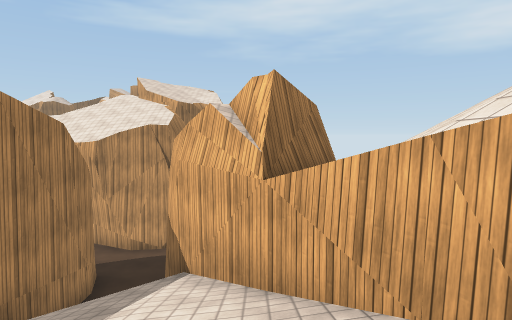
[1] (above)

23 first-person views from a walk through a 3-D level made in the Unity game engine. The camera is 1.3 m above the floor, tilts 4° down and sees 75° across. The floor is counted in squares, 2 m on a side. Each view is taken from the middle of a square. On the plan, view 1 faces up. The plan holds only what a view shows up to about 10 squares ahead; the rest is blank. The place goes on beyond the plan. The player is left out. Some surface patterns are stand-ins.

[2]
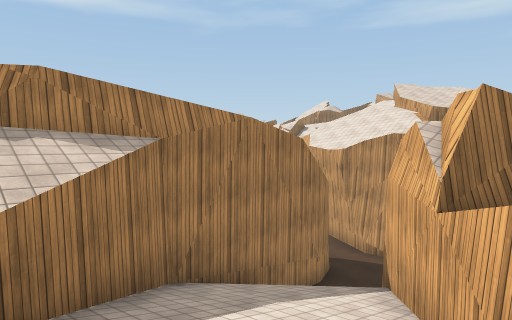

[3]
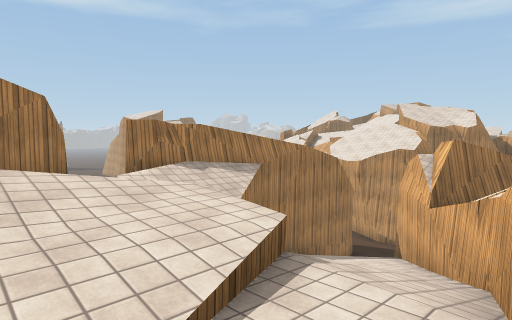

[4]
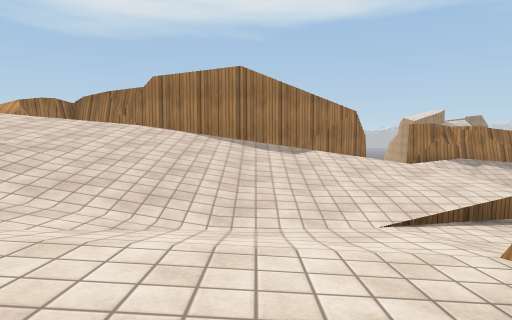

[5]
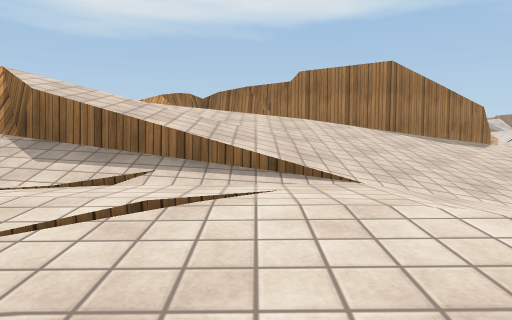

[6]
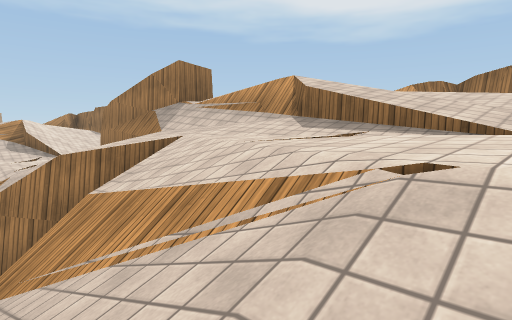

[7]
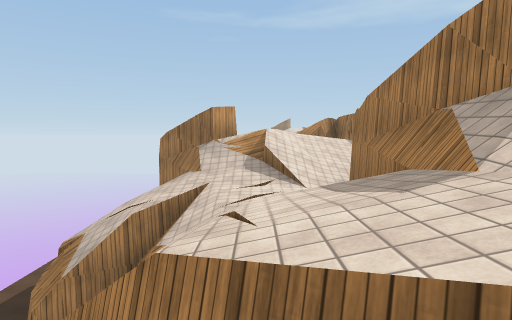

[8]
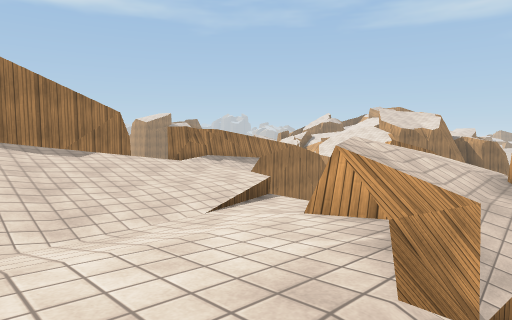

[9]
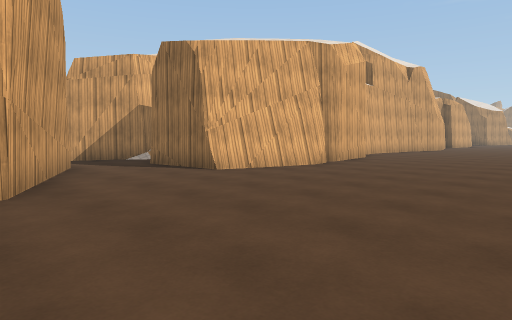

[10]
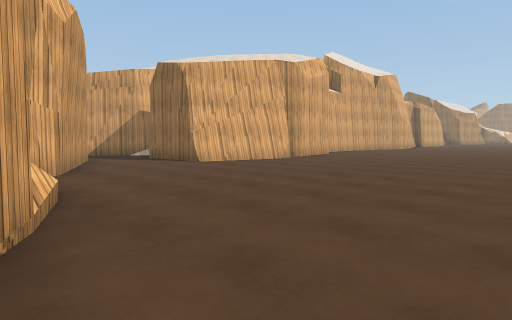

[11]
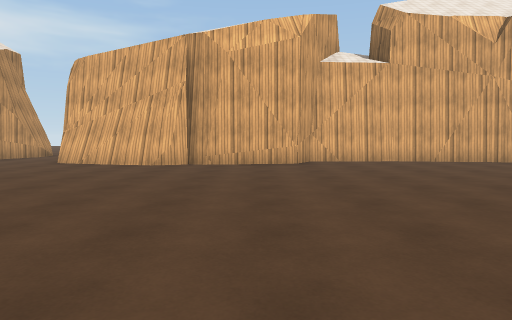

[12]
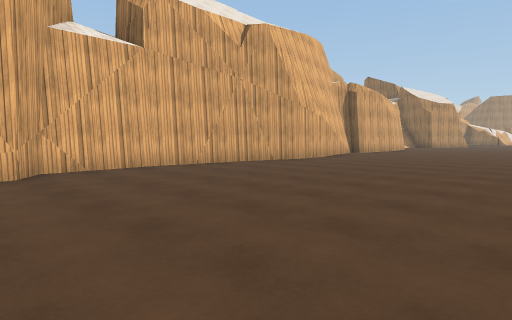

[13]
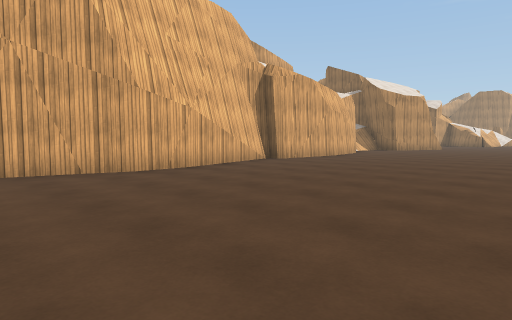

[14]
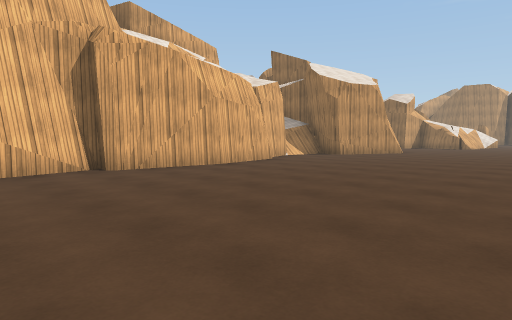

[15]
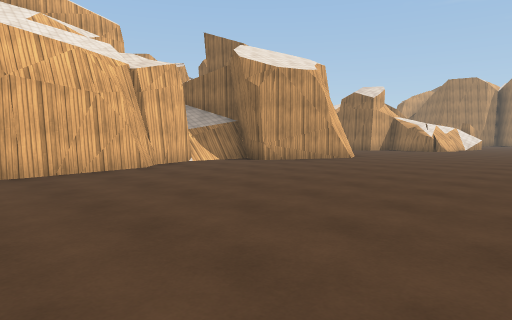

[16]
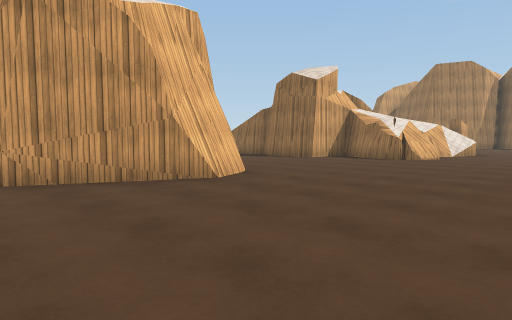

[17]
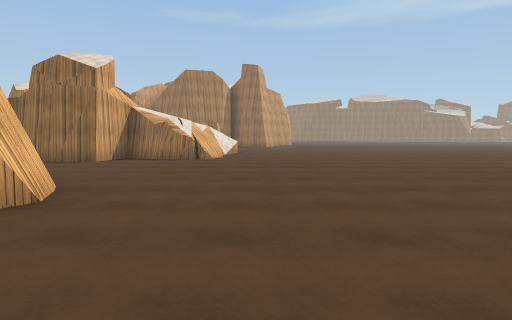

[18]
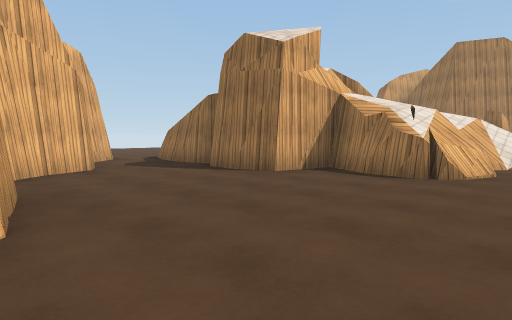

[19]
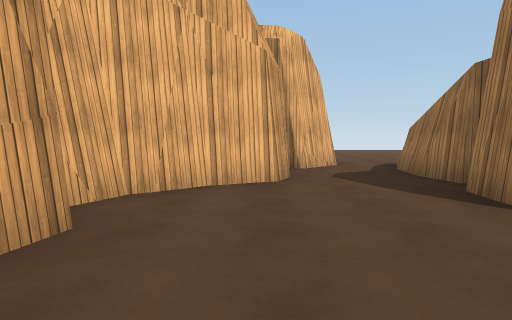

[20]
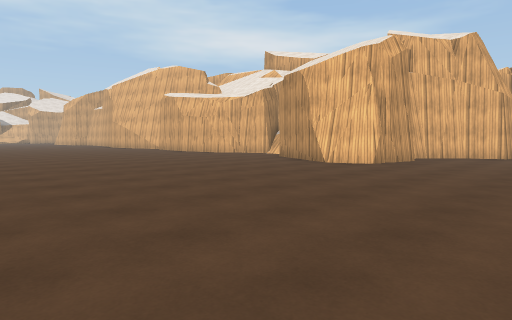

[21]
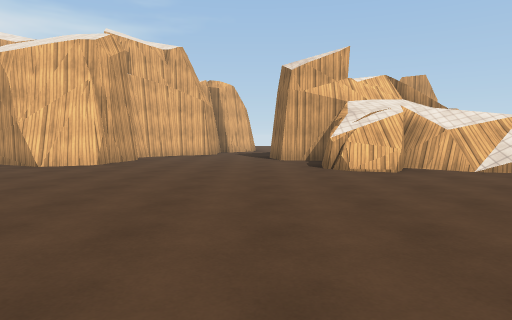

[22]
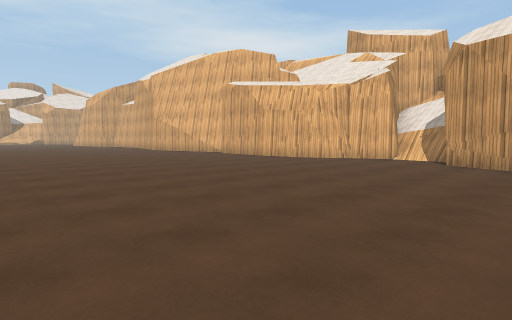

[23]
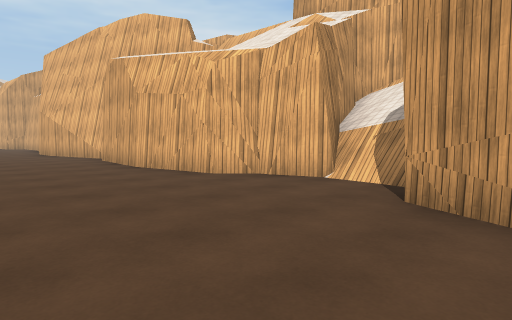

### Floor plan
Key: @ floor where view 1 was taken; # wall or solid block; x gap in a wall; . main floor; : floor 5.25 m higher than the main floor; + floor 5.5 m higher than the main floor; * floor 5.75 m higher than the main floor; % floor 6.5 m higher than the main floor; & floor 6.75 m higher than the main floor; $ floor 7 m higher than the main floor; / step, stairs or slope; = window, fence, low wall or low ledge; ^ raised ledge; v drop or lower ground.
Columns run from 14 left of view 1 to 9 right of it. Each row starts with its distance up from view 1.
 12  ..###
 11  ....#=##
 10  .......###
  9  .........##.
  8  ............#
  7   .......##..#
  6   ......###./#
  5   ......# ## #
  4   ......#  #//#
  3  .......# ^///##
  2 ........# ^#///##
  1  .......##^##/ /#
  0   .......#### @/##
 -1   .......##%  =/##
 -2   .......##  ///^##
 -3   .......### //////
 -4   .......###=////&/
 -5   .......#   ////&/
 -6   ......##   ////&//
 -7   ......##   ////&/
 -8   .......#   //=$//
 -9   .......##   /#///
-10   .......##   =////
-11  ........###  =/=/=
-12  ........###  ////#
-13  ........#  &##////
-14  ........#:+&###///
-15  ........##*&### //
-16  .........#### # +:v
-17 ..........#    #==*   ..
-18 ..........=     #=##  ..
-19 .........#^       ##
-20 ........##^       #
-21 ........#
-22 ........####
-23 ...........##
-24 ............#
-25 ..............##
-26 .................
-27 .........######...
-28 ......=x###     ..
-29    ...xv

Positions as (right, up) in squares from view 1, and headings:
1: (0, 0), facing up
2: (1, 0), facing up-left
3: (2, -3), facing up-left
4: (4, -4), facing left
5: (4, -7), facing left
6: (5, -6), facing down-left
7: (3, -10), facing down
8: (4, -5), facing up-left
9: (-11, 11), facing down-right
10: (-13, 12), facing down-right
11: (-14, 2), facing right
12: (-12, 2), facing down-right
13: (-12, -3), facing down-right
14: (-12, -8), facing down-right
15: (-12, -12), facing down-right
16: (-11, -18), facing down-right
17: (-9, -18), facing down
18: (-9, -22), facing down-right
19: (-7, -24), facing right
20: (-14, -26), facing up-right
21: (-14, -26), facing right
22: (-14, -21), facing up-right
23: (-9, -20), facing up-right
